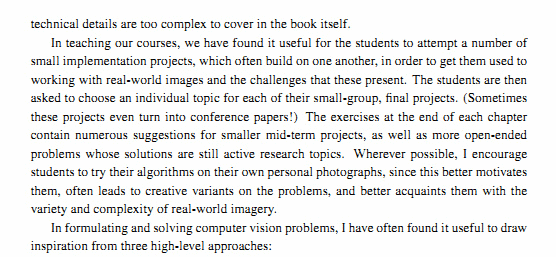
#> input picture src/imageTextN.png, 556 x 257 px
$ python detect_morph_lines.py imageTextN.png
#> lines starting #> are read from the running program, lines starting #| are printed output that depends on the picture; after the words box and inside, x2 and y2 are one past the last pixel; in counts of white or black regions, pixels touching at a corner belong together
"""
@file morph_lines_detection.py
@brief Use morphology transformations for extracting horizontal and vertical lines sample code
Tutorial here: https://docs.opencv.org/3.4/dd/dd7/tutorial_morph_lines_detection.html
"""
import numpy as np
import sys
import cv2 as cv

LOCAL_PATH = "/csse/users/yyu69/Desktop/COSC428/Project-april21/Computer-Vision-Inventory-Stocktaker/"
INPUT_IMAGE_PATH = 'resources/side_hearts.jpg'

# [21 lines left out: functions nothing, show_wait_destroy, show_wait_overlay, not called in this run]


def read_image(argv):
    # Check number of arguments
    if len(argv) < 1:
        print ('Not enough parameters')
        print ('Usage:\nmorph_lines_detection.py < path_to_image >')
        return -1

    # Load the image
    src = cv.imread(argv[0], cv.IMREAD_COLOR)
#> src is the input picture: shape (257, 556, 3); mean B, G, R 232.5, 232.8, 232.6

    # Check if image is loaded fine
    if src is None:
        print ('Error opening image: ' + argv[0])
        return -1

    # Resize smaller
    src = cv.resize(src, (int(src.shape[1] * 0.7), int(src.shape[0] * 0.7)))
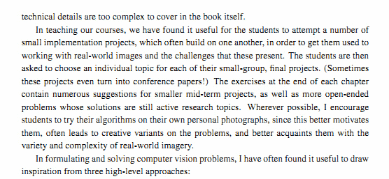
#> src: shape (179, 389, 3); mean B, G, R 232.5, 232.8, 232.6

    return src

def transform_grey(src):
    # Transform source image to gray if it is not already
    if len(src.shape) != 2:
        return cv.cvtColor(src, cv.COLOR_BGR2GRAY)
    else:
        return src

# [25 lines left out: functions transform_bitwise, extract_vertical, not called in this run]

def extract_hough_normal(src):
    gray = cv.cvtColor(src, cv.COLOR_BGR2GRAY)
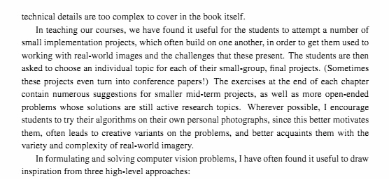
#> gray: shape (179, 389); min 3, max 254, mean 232.7

    #gray = convertToGrayBlur(img_original);

    #gray = cv2.morphologyEx(gray, cv2.MORPH_OPEN, np.ones((3,3),np.uint8))
    #gray = cv2.morphologyEx(gray, cv2.MORPH_DILATE, np.ones((7,7),np.uint8))

    cv.namedWindow('Hough Line Transform')
    cv.createTrackbar('CannyThreshold1', 'Hough Line Transform', 0, 1200, nothing)
    cv.createTrackbar('CannyThreshold2', 'Hough Line Transform', 200, 1200, nothing)
    cv.createTrackbar("HoughThreshold", 'Hough Line Transform', 240, 1200, nothing)

    while True:
        houghThreshold = cv.getTrackbarPos('HoughThreshold', 'Hough Line Transform')
        cannyThreshold1 = cv.getTrackbarPos('CannyThreshold1', 'Hough Line Transform')
        cannyThreshold2 = cv.getTrackbarPos('CannyThreshold2', 'Hough Line Transform')


        # Create a new copy of the original image for drawing on later.
        img = src.copy()
        # Use the Canny Edge Detector to find some edges.
        edges = cv.Canny(gray, cannyThreshold1, cannyThreshold2)
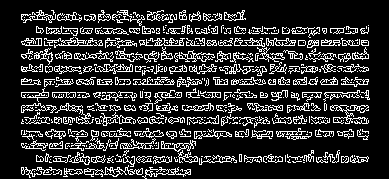
#> edges: shape (179, 389); 18.2% white in thin lines or dots, all inside (x1, y1, x2, y2) = (21, 10, 370, 179)
        # Attempt to detect straight lines in the edge detected image.
        lines = cv.HoughLines(edges, 1, np.pi/180, houghThreshold)
#> lines = [[45, 1.57], [84, 1.57]]

        dark = np.zeros(img.shape)

        # For each line that was detected, draw it on the img.
        if lines is not None:
            for line in lines:
                for rho,theta in line:
                    if (theta >= np.radians(0) and theta <= np.radians(10)) or \
                        (theta >= np.radians(350) and theta <= np.radians(360)) or \
                        (theta >= np.radians(170) and theta <= np.radians(190)) :
                        a = np.cos(theta)
                        b = np.sin(theta)
                        x0 = a*rho
                        y0 = b*rho
                        x1 = int(x0 + 1000*(-b))
                        y1 = int(y0 + 1000*(a))
                        x2 = int(x0 - 1000*(-b))
                        y2 = int(y0 - 1000*(a))

                        cv.line(dark,(x1,y1),(x2,y2),(0,255,0),2)
                        cv.line(img, (x1, y1), (x2, y2), (0, 255, 0), 2)
                    else:
                        a = np.cos(theta)
                        b = np.sin(theta)
                        x0 = a*rho
                        y0 = b*rho
                        x1 = int(x0 + 1000*(-b))
                        y1 = int(y0 + 1000*(a))
                        x2 = int(x0 - 1000*(-b))
                        y2 = int(y0 - 1000*(a))

                        cv.line(img, (x1, y1), (x2, y2), (0, 0, 255), 2)
#> this loop made 2 passes
#> dark: shape (179, 389, 3) float64; every value is 0
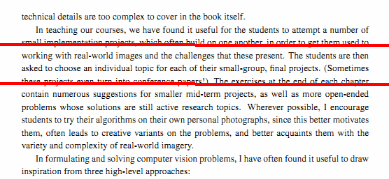
#> img: shape (179, 389, 3); 3.35% of pixels changed, all inside (x1, y1, x2, y2) = (0, 43, 389, 86)


        # Create a combined image of Hough Line Transform result and the Canny Line Detector result.
        combined = np.concatenate((img, cv.cvtColor(edges, cv.COLOR_GRAY2BGR)), axis=1)
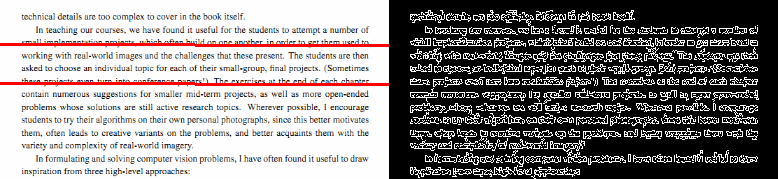
#> combined: shape (179, 778, 3); mean B, G, R 135.9, 136, 140.2

        cv.imshow('Hough Line Transform', combined)
        cv.imshow('Dark', dark)

        return dark

def main(argv):

    # [load_image]
    src = read_image(argv)
    cv.imshow("src", src)

    # [hough lines]
    dark = extract_hough_normal(src)

    # Apply morphology operations
    #morph = cv.erode(dark, dark)
   # morph = cv.dilate(dark, dark, iterations=5)
    #cv.imshow("morph", morph)

    # [gray]
    gray = transform_grey(dark)
    show_wait_destroy("gray", gray)

    # [13 lines of commented-out code are left out]
    '''
    Extract edges and smooth image according to the logic
    1. extract edges
    2. dilate(edges)
    3. src.copyTo(smooth)
    4. blur smooth img
    5. smooth.copyTo(src, edges)
    '''
    # Step 1
    edges = cv.adaptiveThreshold(dark, 255, cv.ADAPTIVE_THRESH_MEAN_C, \
                                cv.THRESH_BINARY, 3, -2)
    show_wait_destroy("edges", edges)

    # Step 2
    kernel = np.ones((2, 2), np.uint8)
    edges = cv.dilate(edges, kernel)
    show_wait_destroy("dilate", edges)

    # Step 3
    smooth = np.copy(vertical)

    # Step 4
    smooth = cv.blur(smooth, (2, 2))

    # Step 5
    (rows, cols) = np.where(edges != 0)
    vertical[rows, cols] = smooth[rows, cols]

    # Show final result
    show_wait_destroy("smooth - final", vertical)
    # [smooth]
    return 0

if __name__ == "__main__":
#> (the run stopped early here; a loop or call above may not have finished)
